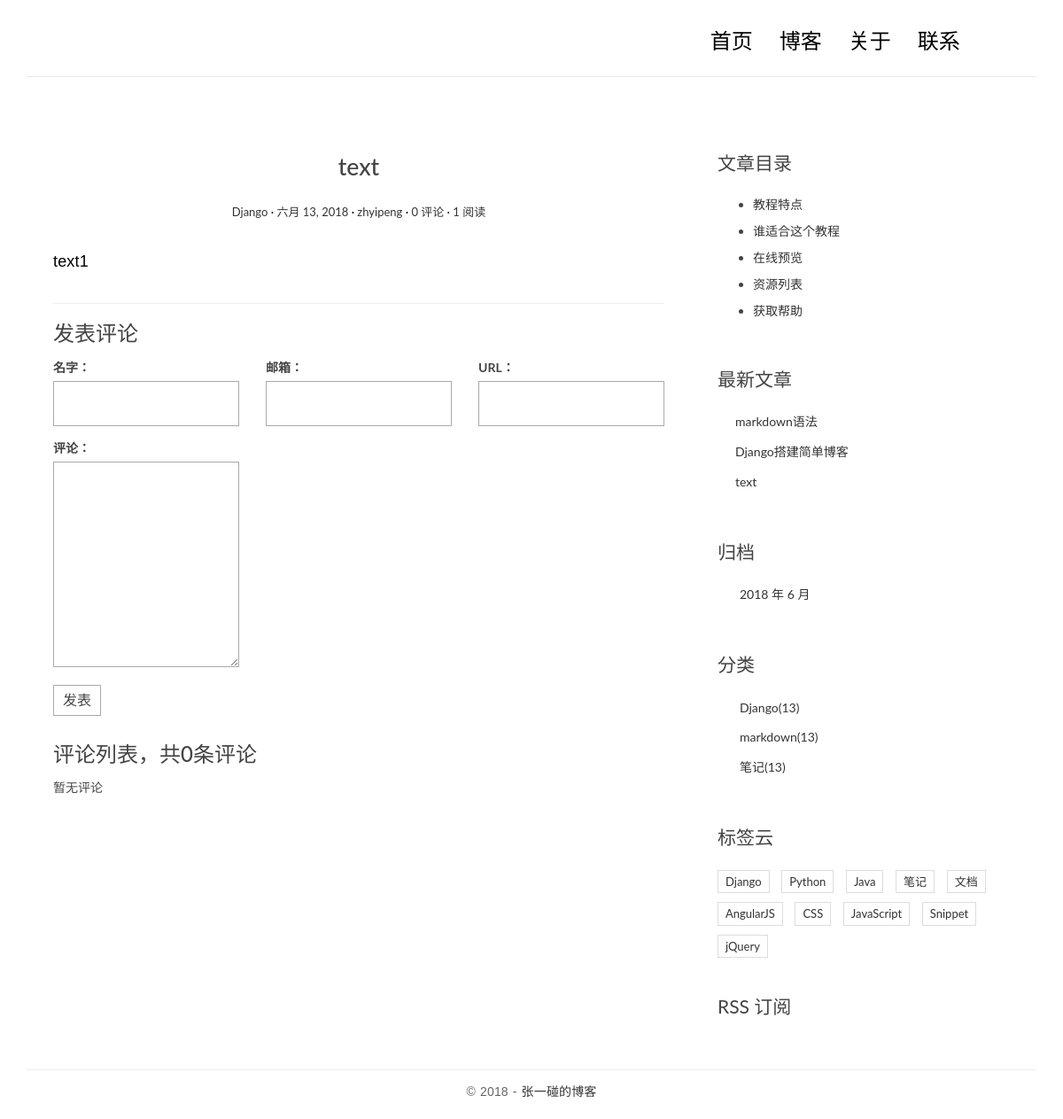
Before: /post/2/ with the older database file.
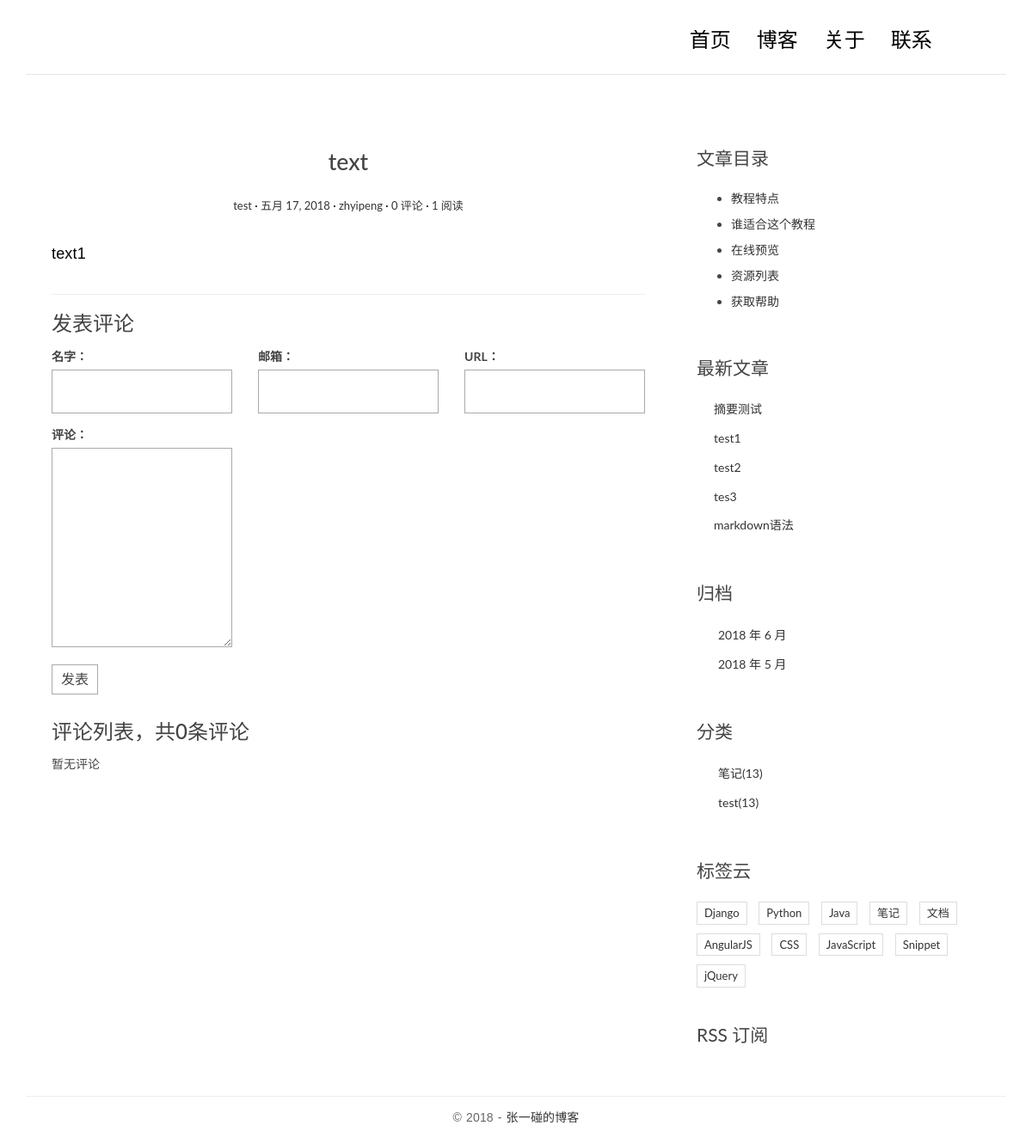
After: the same page with the newer database file.
### blog/models.py (models this page shows, shortened)
@python_2_unicode_compatible
class Post(models.Model):
    title = models.CharField(max_length=100)
    body = models.TextField()
    created_time = models.DateField()
    modified_time = models.DateField()
    excerpt = models.CharField(max_length=200, blank=True)
    category = models.ForeignKey(Category, on_delete=models.CASCADE)
    tag = models.ManyToManyField(Tag, blank=True)
    author = models.ForeignKey(User, on_delete=models.CASCADE)
    views = models.PositiveIntegerField(default=0)
    def increase_views(self):
        self.views += 1
        self.save(update_fields=['views'])
    def get_absolute_url(self):
        return reverse('blog:detail', kwargs={'pk': self.pk})
    def save(self, *args, **kwargs):
        if not self.excerpt:
            md = markdown.Markdown(extensions=[
                'markdown.extensions.extra',
                'markdown.extensions.codehilite',
            ])
            self.excerpt = strip_tags(md.convert(self.body))[:54]
        super(Post, self).save(*args, **kwargs)
    class Meta:
        ordering = ['-created_time']

class Category(models.Model):
    name = models.CharField(max_length=100)

### blog/views.py (the view)
# urls.py: url(r'^post/(?P<pk>[0-9]+)/$', views.PostDetailView.as_view(), name='detail'),
class PostDetailView(DetailView):
    model = Post
    template_name = 'blog/detail.html'
    context_object_name = 'post'
    def get(self, request, *args, **kwargs):
        response = super(PostDetailView, self).get(request, *args, **kwargs)
        self.object.increase_views()
        return response
    def get_object(self, queryset=None):
        post = super(PostDetailView, self).get_object(queryset=None)
        post.body = markdown.markdown(post.body, extensions=[
            'markdown.extensions.extra',
            'markdown.extensions.codehilite',
            'markdown.extensions.toc',
        ])
        return post
    def get_context_data(self, **kwargs):
        context = super(PostDetailView, self).get_context_data(**kwargs)
        form = CommentForm()
        comment_list = self.object.comment_set.all()
        context.update({
            'form': form,
            'comment_list': comment_list
        })
        return context

### comments/forms.py
class CommentForm(forms.ModelForm):
    class Meta:
        model = Comment
        fields = ['name', 'email', 'url', 'text']

### blog/templatetags/blog_tags.py (called while the page is built)
@register.simple_tag()
def get_recent_posts(num=5):
    return Post.objects.all().order_by('-created_time')[:num]

@register.simple_tag()
def archives():
    return Post.objects.dates('created_time', 'month', order='DESC')

@register.simple_tag()
def get_categories():
    return Category.objects.all()

### templates/blog/detail.html (shortened to what this page needs)
{% extends 'base.html' %}
{% block main %}
    <article class="post post-{{ post.pk }}">
      <header class="entry-header">
        <h1 class="entry-title">{{ post.title }}</h1>
        <div class="entry-meta">
            <span class="post-category"><a href="{% url 'blog:category' post.category.pk %}">{{ post.category.name }}</a></span>
            <span class="post-date"><a href="#"><time class="entry-date"
                                                datetime="{{ post.created_time }}">{{ post.created_time }}</time></a></span>
            <span class="post-author"><a href="#">{{ post.author }}</a></span>
            <span class="comments-link"><a href="#"><span>{{ post.comment_set.count }}</span> 评论</a></span>
            <span class="views-count"><a href="#"><span>{{ post.views }}</span> 阅读</a></span>
        </div>
      </header>
      <div class="entry-content clearfix">
        {{ post.body|safe }}
      </div>
    </article>
    <section class="comment-area" id="comment-area">
        <hr>
        <h3>发表评论</h3>
        <form action="{% url 'comments:post_comment' post.pk %}" method="post" class="comment-form">
            <div class="row">
                <div class="col-md-4">
                    <label for="{{ form.name.id_for_label }}">名字：</label>
                    {{ form.name }}
                </div>
                <div class="col-md-4">
                    <label for="{{ form.email.id_for_label }}">邮箱：</label>
                    {{ form.email }}
                </div>
                <div class="col-md-4">
                    <label for="{{ form.url.id_for_label }}">URL：</label>
                    {{ form.url }}
                </div>
                <div class="col-md-4">
                    <label for="{{ form.text.id_for_label }}">评论：</label>
                    {{ form.text }}
                    <button type="submit" class="comment-btn">发表</button>
                </div>
            </div>
        </form>
        <div class="comment-list-panel">
            <h3>评论列表，共<span>{{ post.comment_set.count }}</span>条评论</h3>
            <ul class="comment-list list-unstyled">
                {% for comment in comment_list %}
                <li class="comment-item">
                    <span class="nickname">{{ comment.name }}</span>
                    <time class="submit-date">{{ comment.creat_time }}</time>
                    <div class="text">
                        {{ comment.text }}
                    </div>
                </li>
                {% empty %}
                暂无评论
                {% endfor %}
            </ul>
        </div>
    </section>
{% endblock main %}
{% block toc %}
    <div class="widget widget-content">
        <h3 class="widget-title">文章目录</h3>
        <ul>
            <li>
                <a href="#">教程特点</a>
            </li>
            <li>
                <a href="#">谁适合这个教程</a>
            </li>
            <li>
                <a href="#">在线预览</a>
            </li>
            <li>
                <a href="#">资源列表</a>
            </li>
            <li>
                <a href="#">获取帮助</a>
            </li>
        </ul>
    </div>
{% endblock toc %}

### templates/base.html (shortened to what this page needs)
{% load staticfiles %}
{% load blog_tags %}
<!DOCTYPE html>
<html>
<head>
    <link rel="stylesheet" href="http://code.ionicframework.com/ionicons/2.0.1/css/ionicons.min.css">
    <link rel="stylesheet" href="{% static 'blog/css/bootstrap.min.css' %}">
    <link rel="stylesheet" href="{% static 'blog/css/pace.css' %}">
    <link rel="stylesheet" href="{% static 'blog/css/custom.css' %}">
    <link rel="stylesheet" href="{% static 'blog/css/highlights/github.css' %}">
</head>
<body>
<div class="container">
    <header id="site-header">
        <div class="row">
            <div class="col-md-4 col-sm-5 col-xs-8">
            </div>
            <div class="col-md-8 col-sm-7 col-xs-4">
                <nav class="main-nav" role="navigation">
                    <div class="collapse navbar-collapse" id="bs-example-navbar-collapse-1">
                        <ul class="nav navbar-nav navbar-right">
                            <li class="cl-effect-11"><a href="{% url 'blog:index' %}" data-hover="首页">首页</a></li>
                            <li class="cl-effect-11"><a href="{% url 'blog:index' %}" data-hover="博客">博客</a></li>
                            <li class="cl-effect-11"><a href="blog/about.html" data-hover="关于">关于</a></li>
                            <li class="cl-effect-11"><a href="blog/contact.html" data-hover="联系">联系</a></li>
                        </ul>
                    </div>
                </nav>
            </div>
        </div>
    </header>
</div>
<div class="content-body">
    <div class="container">
        <div class="row">
            <main class="col-md-8">
                {% block main %}
                {% endblock main %}
            </main>
            <aside class="col-md-4">
                {% block toc %}
                {% endblock toc %}
                <div class="widget widget-recent-posts">
                    <h3 class="widget-title">最新文章</h3>
                    {% get_recent_posts as recent_post_list %}
                    <ul>
                        {% for post in recent_post_list %}
                        <li>
                            <a href="{{ post.get_absolute_url }}">{{ post.title }}</a>
                        </li>
                        {% empty %}
                        暂无文章！
                        {% endfor %}
                    </ul>
                </div>
                <div class="widget widget-archives">
                    <h3 class="widget-title">归档</h3>
                    {% archives as date_list %}
                    <ul>
                        {% for date in date_list %}
                        <li>
                            <a href="{% url 'blog:archives' date.year date.month %}">{{ date.year }} 年 {{ date.month }} 月</a>
                        </li>
                        {% empty %}
                        暂无归档！
                        {% endfor %}
                    </ul>
                </div>
                <div class="widget widget-category">
                    <h3 class="widget-title">分类</h3>
                    {% get_categories as category_list %}
                    <ul>
                        {% for category in category_list %}
                        <li>
                            <a href="{% url 'blog:category' category.pk %}">{{ category.name }}<span class="post-count">(13)</span></a>
                        </li>
                        {% empty %}
                        暂无分类！
                        {% endfor %}
                    </ul>
                </div>
                <div class="widget widget-tag-cloud">
                    <h3 class="widget-title">标签云</h3>
                    <ul>
                        <li>
                            <a href="#">Django</a>
                        </li>
                        <li>
                            <a href="#">Python</a>
                        </li>
                        <li>
                            <a href="#">Java</a>
                        </li>
                        <li>
                            <a href="#">笔记</a>
                        </li>
                        <li>
                            <a href="#">文档</a>
                        </li>
                        <li>
                            <a href="#">AngularJS</a>
                        </li>
                        <li>
                            <a href="#">CSS</a>
                        </li>
                        <li>
                            <a href="#">JavaScript</a>
                        </li>
                        <li>
                            <a href="#">Snippet</a>
                        </li>
                        <li>
                            <a href="#">jQuery</a>
                        </li>
                    </ul>
                </div>
                <div class="rss">
                    <a href=""> RSS 订阅</a>
                </div>
            </aside>
        </div>
    </div>
</div>
<footer id="site-footer">
    <div class="container">
        <div class="row">
            <div class="col-md-12">
                <p class="copyright">&copy 2018 - <a href="http://zhyipeng.pythonanywhere.com" title="张一碰的博客" target="_blank">张一碰的博客</a>
                </p>
            </div>
        </div>
    </div>
</footer>
</body>
</html>

### blog/static/blog/css/custom.css (style rules this page uses)
* { outline: none; }
h1, h2, h3, h4, h5, h6 { margin-top: 0; }
a { color: #333; }
body { color: #444; font-family: 'Lato', sans-serif; }
p { font-family: 'Ubuntu', sans-serif; font-weight: 400; word-spacing: 1px; letter-spacing: 0.01em; }
#site-header { background-color: #FFF; padding: 25px 20px; margin-bottom: 40px; border-bottom: 1px solid #e7e7e7; }
.main-nav { margin-top: 11px; max-width: 95%; }
.main-nav a { color: #000000 !important; padding: 0 0 5px 0 !important; margin-right: 30px; font-family: 'Lato', sans-serif; font-weight: 300; font-size: 24px; }
.cl-effect-11 a { padding: 10px 0; color: #0972b4; text-shadow: none; }
.cl-effect-11 a::before { position: absolute; top: 0; left: 0; overflow: hidden; padding: 0 0 5px 0 !important; max-width: 0; border-bottom: 1px solid #000; color: #000; content: attr(data-hover); white-space: nowrap; -webkit-transition: max-width 0.5s; -moz-transition: max-width 0.5s; transition: max-width 0.5s; }
.content-body { padding-bottom: 4em; }
.post { background: #fff; padding: 30px 30px 0; }
.entry-title { text-align: center; font-size: 1.9em; margin-bottom: 20px; line-height: 1.6; padding: 10px 20px 0; }
.entry-meta { text-align: center; color: #DDDDDD; font-size: 13px; margin-bottom: 30px; }
.entry-content { font-size: 18px; line-height: 1.9; font-weight: 300; color: #000; }
.post-category::after, .post-date::after, .post-author::after, .comments-link::after { content: ' ·'; color: #000; }
.widget { background: #fff; padding: 30px 0 0; }
.widget-title { font-size: 1.5em; margin-bottom: 20px; line-height: 1.6; padding: 10px 0 0; font-weight: 400; }
.widget-recent-posts ul { padding: 0; margin: 0; padding-left: 20px; }
.widget-recent-posts ul li { list-style-type: none; position: relative; line-height: 170%; margin-bottom: 10px; }
.widget-recent-posts ul li::before { content: '\f3d3'; font-family: "Ionicons"; position: absolute; left: -17px; top: 3px; font-size: 16px; color: #000; }
.widget-archives ul { padding: 0; margin: 0; padding-left: 25px; }
.widget-archives ul li { list-style-type: none; position: relative; line-height: 170%; margin-bottom: 10px; }
.widget-archives ul li::before { content: '\f3f3'; font-family: "Ionicons"; position: absolute; left: -25px; top: 1px; font-size: 16px; color: #000; }
.widget-category ul { padding: 0; margin: 0; padding-left: 25px; }
.widget-category ul li { list-style-type: none; position: relative; line-height: 170%; margin-bottom: 10px; }
.widget-category ul li::before { content: '\f3fe'; font-family: "Ionicons"; position: absolute; left: -25px; top: 1px; font-size: 18px; color: #000; }
.widget-tag-cloud ul { padding: 0; margin: 0; margin-right: -10px; }
.widget-tag-cloud ul li { list-style-type: none; font-size: 13px; display: inline-block; margin-right: 10px; margin-bottom: 10px; padding: 3px 8px; border: 1px solid #ddd; }
.widget-content ul li { margin-bottom: 10px; }
.rss { font-size: 21px; margin-top: 30px; }
.rss a { color: #444; }
#site-footer { padding-top: 10px; padding: 0 0 1.5em 0; }
.copyright { text-align: center; padding-top: 1em; margin: 0; border-top: 1px solid #eee; color: #666; }
.contact-form input, .comment-form input { border: 1px solid #aaa; margin-bottom: 15px; width: 100%; padding: 15px 15px; font-size: 16px; line-height: 100%; transition: 0.4s border-color linear; }
.contact-form textarea, .comment-form textarea { border: 1px solid #aaa; margin-bottom: 15px; width: 100%; padding: 15px 15px; font-size: 16px; line-height: 20px !important; min-height: 183px; transition: 0.4s border-color linear; }
.comment-area { padding: 0 30px 0; }
.comment-form { margin-top: 15px; }
.comment-form .comment-btn { background-color: #fff; border: 1px solid #aaa; font-size: 16px; padding: 5px 10px; }
.comment-list-panel { margin-top: 30px; }
.comment-list { margin-top: 15px; }

Changed rows visible on the page:
no longer on one of the page's lists (row edited): Post: title "text"
no longer on this page (row edited): Post: title "Django搭建简单博客"
removed Category: name "Django"
removed Category: name "markdown"
changed Post "text": category.name "Django" → "test"; created_time "六月 13, 2018" → "五月 17, 2018"
added Post: title "摘要测试"
added Post: title "test1"
added Post: title "test2"
added Post: title "tes3"
added Category: name "test"
Other visible differences:
new list line: "2018 年 5 月"
